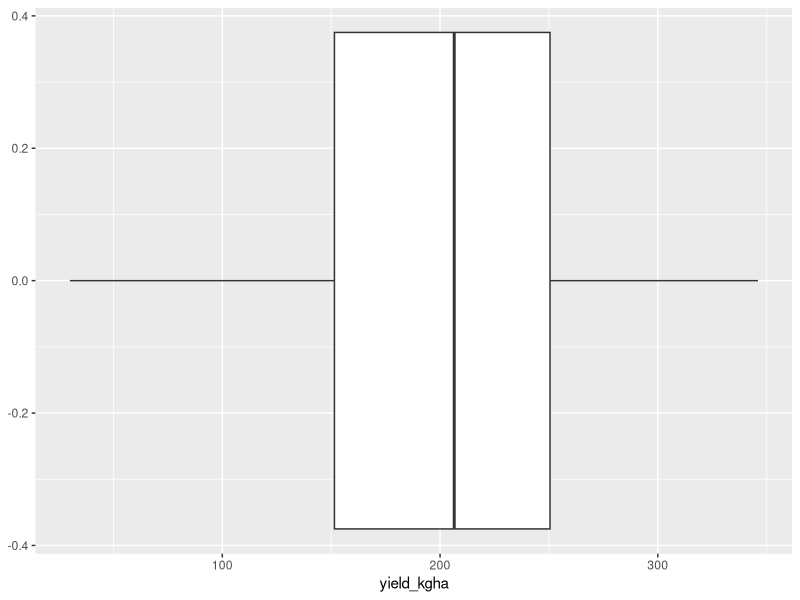
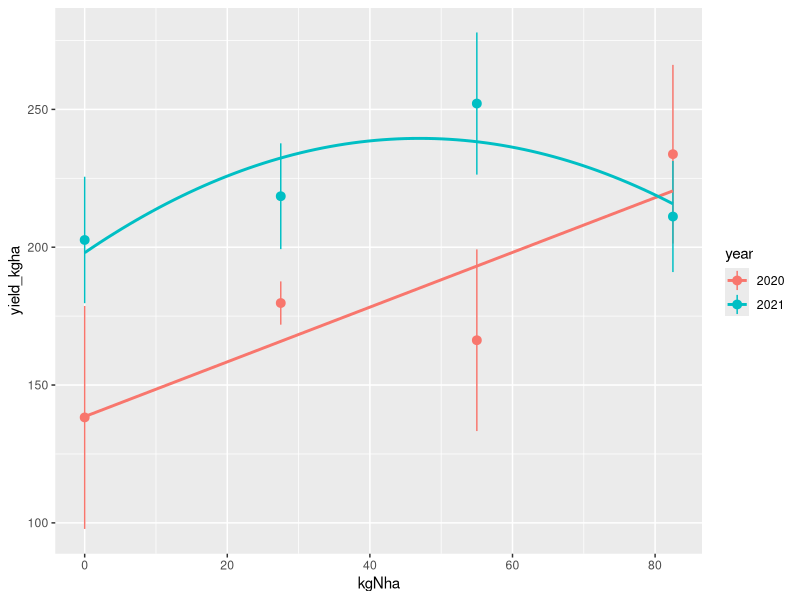

Write the R code that produced these figures, in order.

# Nrate timing data from north dakota
# see https://docs.google.com/spreadsheets/d/1zI_Oh03m_a1ZtnyZgPBl_NHkdEgAA7YO7fivp1gUOZI/edit#gid=1591093391

# Data was collected from two 0.5m2 quadrats and combined

# N was broadcast on 14May2020.

# N was broadcast on 11May2021 on dry soil and about 0.5" of rain fell 2 weeks
# later, but then it was very dry. Likely a lot of N was volatilized

# Unsure about when N was applied in 2020

library(tidyverse)


# Manually entering the treatment key to convert treatment code to the N rate applied
treatment <- seq(1,4,1)
lbsN <- c(
  0,25,50,75
)

# assuming it's lbs N per acre

lbsN*1.121 %>% 
  round(1) -> kgNha

tibble(
  treatment,
  lbsN,
  kgNha
) -> key1

# adding in N timing
c("2020","2021") %>% 
  as.factor -> year

c("14May2020","11May2021") -> timing

tibble(
  year,
  timing
) -> key2

# importing ndsu data
# adding in N rate
read.csv("ndsu_data.csv",
         skip = 1) %>% 
  filter(
    Experiment=="Nitrogen Rate"
  ) %>% 
  rename_all(tolower) %>% 
  dplyr::select(
    year,experiment,location,block,plot,treatment,
    threshed_grain_no_bag.g.
  ) %>% 
  mutate(year=as.factor(year)) %>% 
  left_join(key2) %>% 
  left_join(key1) %>% 
  dplyr::select(-c(lbsN,
                   treatment)) %>% 
  rename(
    threshed_grain_gramsm2 = threshed_grain_no_bag.g.
  ) %>% 
  mutate(yield_kgha = threshed_grain_gramsm2*10) %>% 
  dplyr::select(-threshed_grain_gramsm2) -> dat


# EDA ---------------------------------------------------------------------

dat %>% 
  ggplot(aes(yield_kgha)) +
  # stat_bin()
  geom_boxplot()
# not removing any outliers

dat %>% 
  # glimpse()
  ggplot(aes(kgNha,yield_kgha,
             group = year,
             col=year)) +
  stat_summary() +
  geom_smooth(
    data = subset(dat,year=="2020"),
    method = "lm",
    se=F
  ) +
  geom_smooth(
    data = subset(dat,year=="2021"),
    method = "lm",
    formula = y~poly(x,2),
    se=F
  ) 

dat %>% 
  lm(yield_kgha~kgNha*year*block,.) %>% 
  anova() 

# We cannot reject the Ho that there were no differences in yield among N rates.

# We can reject Ho that yield did not differ between years
  